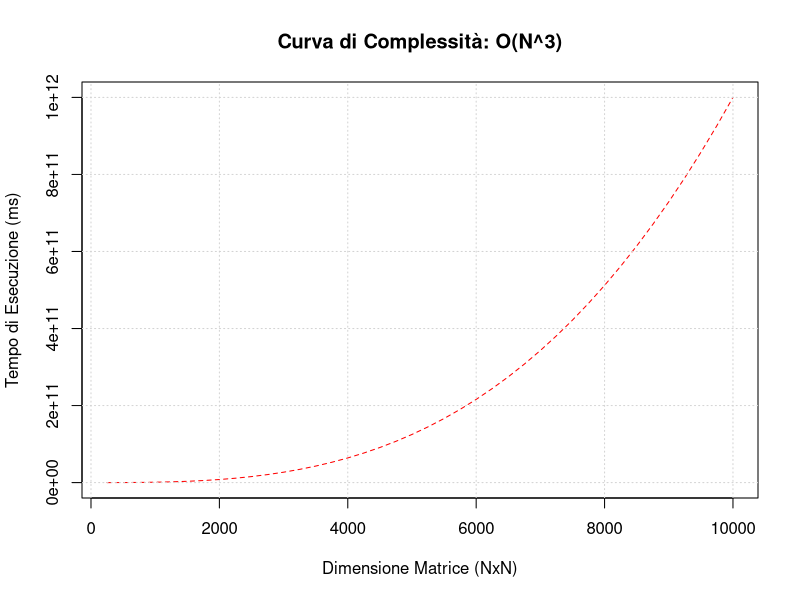
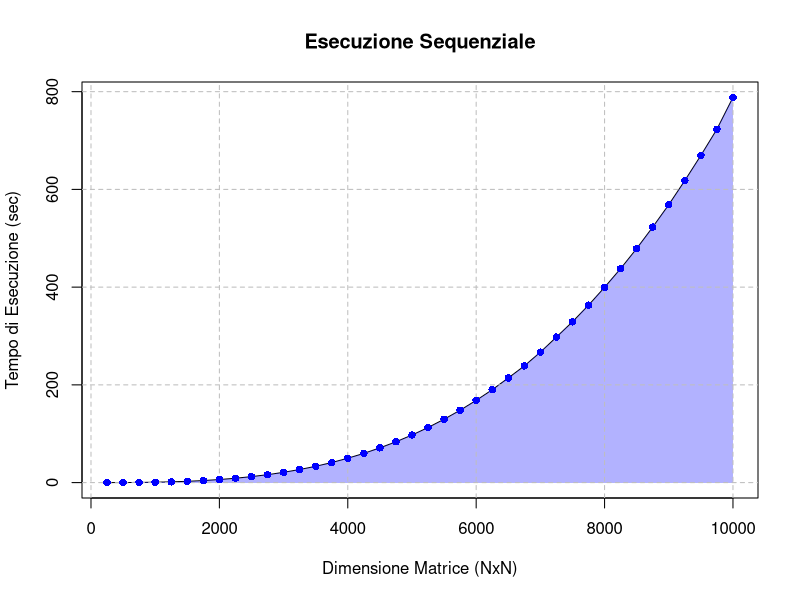

Recreate these plots in R, in order. (Note: this script raises an error after producing the figures.)
#install.packages("ggplot2") --> "Solo se non è già installata !"
library(ggplot2)


# N.B. Percorso relativo alla mia machina --> "Da modificare per testare !!!"
setwd("./")


# Carica i dati dai CSV
risultati_sequenziale <- read.csv("1) Risultati Sequenziale.csv", sep = ";", 
                                  header = TRUE, check.names = FALSE)
risultati_parallelo <- read.csv("2) Risultati Parallelo.csv", sep = ";", 
                                header = TRUE, check.names = FALSE)



################################################################################
################################### SEQUENZIALE ################################
################################################################################



################################################################################
# Calcola il valore minimo del tempo di esecuzione raggruppando per dimensione #
#     [ Questo permette di ripulire il dataset da valori fuorvianti!!! ]       #
################################################################################


minimi_tempi_sequenziale <- aggregate(`Tempo di Esecuzione (sec)` ~ `Dimensione Matrice (NxN)`, 
                                      data = risultati_sequenziale, FUN = min)

colnames(minimi_tempi_sequenziale) <- c("Dimensione Matrice (NxN)", "Tempo di Esecuzione (sec)")



png("Andamento Teorico.png")

# Curva Teorica dei tempi di esecuzione: O(N^3)
plot(minimi_tempi_sequenziale$`Dimensione Matrice (NxN)`, minimi_tempi_sequenziale$`Dimensione Matrice (NxN)`^3,
     type = "l", col = "red", lty = 2,
     main = "Curva di Complessità: O(N^3)",
     xlab = "Dimensione Matrice (NxN)", ylab = "Tempo di Esecuzione (ms)")

grid()

dev.off()



png("./Sequenziale/Tempo.png")

# Crea grafico sequenziale:
plot(minimi_tempi_sequenziale$`Dimensione Matrice (NxN)`, minimi_tempi_sequenziale$`Tempo di Esecuzione (sec)`,
     type = "l",
     main = "Esecuzione Sequenziale",
     xlab = "Dimensione Matrice (NxN)", ylab = "Tempo di Esecuzione (sec)")

polygon(c(minimi_tempi_sequenziale$`Dimensione Matrice (NxN)`, rev(minimi_tempi_sequenziale$`Dimensione Matrice (NxN)`)),
        c(minimi_tempi_sequenziale$`Tempo di Esecuzione (sec)`, rev(rep(0, length(minimi_tempi_sequenziale$`Tempo di Esecuzione (sec)`)))),
        col = rgb(0, 0, 1, alpha = 0.3), border = NA)

grid(lty = 2, col = "gray")

points(minimi_tempi_sequenziale$`Dimensione Matrice (NxN)`, minimi_tempi_sequenziale$`Tempo di Esecuzione (sec)`, col = "blue", pch = 16)

dev.off()



# Esporta il dataframe come un file CSV
write.csv(minimi_tempi_sequenziale, "./Sequenziale/Sequenziale Ripulito.csv", row.names = FALSE)





################################################################################
#################################### PARALLELO #################################
################################################################################



################################################################################
# Calcola il valore minimo del tempo di esecuzione raggruppando per dimensione #
#     [ Questo permette di ripulire il dataset da valori fuorvianti!!! ]       #
################################################################################


minimi_tempi_parallelo <- aggregate(`Tempo di Esecuzione (sec)` ~ `Dimensione Matrice (NxN)` + `Processi MPI` + `Threads OpenMP`, 
                                    data = risultati_parallelo, 
                                    FUN = min)

colnames(minimi_tempi_parallelo) <- c("Dimensione Matrice (NxN)", "Processi MPI", "Threads OpenMP", "Tempo Minimo")


# Filtra i dati per MPI 1
mpi1_data <- minimi_tempi_parallelo[minimi_tempi_parallelo$`Processi MPI` == 1, ]
mpi1_data$`Threads OpenMP` <- as.character(mpi1_data$`Threads OpenMP`)


ggplot(mpi1_data, aes(x = `Dimensione Matrice (NxN)`, y = `Tempo Minimo`, color = `Threads OpenMP`)) +
  geom_line() +
  geom_point() +
  labs(title = "Esecuzione Parallela - MPI 1", x = "Dimensione Matrice (NxN)", y = "Tempi di Esecuzione (sec)") +
  theme_minimal() +
  theme(plot.title = element_text(hjust = 0.5, face = "bold")) +
  scale_color_manual(name = "Threads OpenMP", values = c("4" = "green", "6" = "blue", "8" = "red", unique(mpi1_data$`Threads OpenMP`)))


# Filtra i dati per MPI 2
mpi2_data <- minimi_tempi_parallelo[minimi_tempi_parallelo$`Processi MPI` == 2, ]
mpi2_data$`Threads OpenMP` <- as.character(mpi2_data$`Threads OpenMP`)


ggplot(mpi2_data, aes(x = `Dimensione Matrice (NxN)`, y = `Tempo Minimo`, color = `Threads OpenMP`)) +
  geom_line() +
  geom_point() +
  labs(title = "Esecuzione Parallela - MPI 2", x = "Dimensione Matrice (NxN)", y = "Tempo di Esecuzione (sec)") +
  theme_minimal() +
  theme(plot.title = element_text(hjust = 0.5, face = "bold")) +
  scale_color_manual(name = "Threads OpenMP", values = c("4" = "green", "6" = "blue", "8" = "red", unique(mpi2_data$`Threads OpenMP`)))


#SPEEDUP:

dataset_statistiche <- merge(minimi_tempi_parallelo, minimi_tempi_sequenziale, by = "Dimensione Matrice (NxN)")

dataset_statistiche$Speedup <- dataset_statistiche$`Tempo di Esecuzione (sec)` / dataset_statistiche$`Tempo Minimo`
colnames(dataset_statistiche) <- c("Dimensione Matrice (NxN)", "Processi MPI", "Threads OpenMP", "Tempo Parallelo", "Tempo Sequenziale", "Speedup")

write.csv(dataset_statistiche, "./Parallelo/SpeedUP.csv", row.names = FALSE)



# Create plots separati per MPI 1 e MPI 2
plot_mpi1 <- ggplot(subset(dataset_statistiche, `Processi MPI` == 1), aes(x = `Dimensione Matrice (NxN)`, y = Speedup, color = factor(`Threads OpenMP`))) +
  geom_line() +
  geom_point() +
  labs(title = "SpeedUp - MPI 1", x = "Dimensione Matrice (NxN)", y = "Speedup", color = "Threads OpenMP") +
  theme_minimal() +
  theme(plot.title = element_text(hjust = 0.5, face = "bold")) +
  scale_color_manual(values = c("blue", "green", "red"))  # Set custom colors for threads

plot_mpi2 <- ggplot(subset(dataset_statistiche, `Processi MPI` == 2), aes(x = `Dimensione Matrice (NxN)`, y = Speedup, color = factor(`Threads OpenMP`))) +
  geom_line() +
  geom_point() +
  labs(title = "SpeedUp - MPI 2", x = "Dimensione Matrice (NxN)", y = "Speedup", color = "Threads OpenMP") +
  theme_minimal() +
  theme(plot.title = element_text(hjust = 0.5, face = "bold")) +
  scale_color_manual(values = c("blue", "green", "red"))  # Set custom colors for threads


ggsave("./Parallelo/MPI 1.png",plot_mpi1)
ggsave("./Parallelo/MPI 2.png",plot_mpi2)



dataset_statistiche$Efficienza <- (dataset_statistiche$Speedup / (dataset_statistiche$`Processi MPI` * dataset_statistiche$`Threads OpenMP`)) * 100

colnames(dataset_statistiche) <- c("Dimensione Matrice (NxN)", "Processi MPI", "Threads OpenMP", "Tempo Parallelo", "Tempo Sequenziale", "Speedup", "Efficienza (%)")


# Crea un oggetto per MPI 1 (Efficienza)
mpi1_data_efficiency <- ggplot(dataset_statistiche[dataset_statistiche$`Processi MPI` == 1, ], 
                               aes(x = `Dimensione Matrice (NxN)`, y = `Efficienza (%)`, color = factor(`Threads OpenMP`))) +
  geom_line() +
  geom_point() +
  labs(title = "Efficienza - MPI 1",
       x = "Dimensione Matrice (NxN)",
       y = "Efficienza (%)",
       color = "Threads OpenMP") +
  theme_minimal() +
  theme(plot.title = element_text(hjust = 0.5, face = "bold")) +
  scale_color_discrete(name = "Threads OpenMP", labels = c("8", "6", "4"))

# Crea un oggetto per MPI 2 (Efficienza)
mpi2_data_efficiency <- ggplot(dataset_statistiche[dataset_statistiche$`Processi MPI` == 2, ], 
                               aes(x = `Dimensione Matrice (NxN)`, y = `Efficienza (%)`, color = factor(`Threads OpenMP`))) +
  geom_line() +
  geom_point() +
  labs(title = "Efficienza - MPI 2",
       x = "Dimensione Matrice (NxN)",
       y = "Efficienza (%)",
       color = "Threads OpenMP") +
  theme_minimal() +
  theme(plot.title = element_text(hjust = 0.5, face = "bold")) +
  scale_color_discrete(name = "Threads OpenMP", labels = c("8", "6", "4"))


ggsave("./Parallelo/MPI 1 Eff.png",mpi1_data_efficiency)
ggsave("./Parallelo/MPI 2 Eff.png",mpi2_data_efficiency)



# Esporta il risultati come CSV
write.csv(minimi_tempi_parallelo, "./Parallelo/Parallelo Ripulito.csv", row.names = FALSE)
write.csv(mpi1_data, "./Parallelo/Parallelo MPI 1.csv", row.names = FALSE)
write.csv(mpi2_data, "./Parallelo/Parallelo MPI 2.csv", row.names = FALSE)





################################################################################
####################################### CUDA ###################################
################################################################################



################################################################################
# Calcola il valore minimo del tempo di esecuzione raggruppando per dimensione #
#     [ Questo permette di ripulire il dataset da valori fuorvianti!!! ]       #
################################################################################


risultati_cuda <- read.csv("3) Risultati CUDA.csv", sep = ";", 
                           header = TRUE, check.names = FALSE)



plot_cuda <- ggplot(risultati_cuda, aes(x = `Dimensione Matrice (NxN)`, y = `Tempo di Esecuzione (sec)`)) +
  geom_point(color = "red") +
  geom_line(color = "red") +
  labs(title = "Esecuzione - CUDA (con OpenMP = 2)",
       x = "Dimensione Matrice (NxN)",
       y = "Tempo di Esecuzione (sec)") +
  theme_minimal() +
  theme(plot.title = element_text(hjust = 0.5, face = "bold"))

ggsave("./CUDA/CUDA.png", plot_cuda)



#SPEEDUP:

dataset_statistiche_CUDA <- merge(risultati_cuda, minimi_tempi_sequenziale, by = "Dimensione Matrice (NxN)")

colnames(dataset_statistiche_CUDA) <- c("Dimensione Matrice (NxN)", "Tempo CUDA", "Tempo Sequenziale")

dataset_statistiche_CUDA$Speedup <- dataset_statistiche_CUDA$`Tempo Sequenziale` / dataset_statistiche_CUDA$`Tempo CUDA`

colnames(dataset_statistiche_CUDA) <- c("Dimensione Matrice (NxN)", "Tempo CUDA", "Tempo Sequenziale", "Speedup")




plot_C <- ggplot(dataset_statistiche_CUDA, aes(x = `Dimensione Matrice (NxN)`, y = `Speedup`)) +
  geom_point(color = "red") +
  geom_line(color = "red") +
  labs(title = "Esecuzione - CUDA (con OpenMP = 2)",
       x = "Dimensione Matrice (NxN)",
       y = "SpeedUp") +
  theme_minimal() +
  theme(plot.title = element_text(hjust = 0.5, face = "bold"))

ggsave("./CUDA/CUDA Speed.png", plot_C)



dataset_statistiche <- merge(dataset_statistiche, risultati_cuda[, c("Dimensione Matrice (NxN)", "Tempo di Esecuzione (sec)")] , by = "Dimensione Matrice (NxN)", suffixes = c("", "_CUDA"))

colnames(dataset_statistiche) <- c("Dimensione Matrice (NxN)", "Processi MPI", "Threads OpenMP", "Tempo Parallelo", "Tempo Sequenziale", "Speedup", "Efficienza (%)", "Tempo CUDA")



completo <- ggplot(dataset_statistiche, aes(x = `Dimensione Matrice (NxN)`, color = factor(`Threads OpenMP`))) +
  geom_line(aes(y = `Tempo Parallelo`, linetype = "Tempo Parallelo"), size = 0.5) +
  geom_line(aes(y = `Tempo Sequenziale`, linetype = "Tempo Sequenziale"), color = "black", size = 0.5) +
  geom_line(aes(y = `Tempo CUDA`, linetype = "Tempo CUDA"), color = "red", size = 0.5) +
  labs(title = "Esecuzione Parallela vs Sequenziale vs CUDA",
       x = "Dimensione Matrice (NxN)",
       y = "Tempo di Esecuzione (sec)") +
  theme_minimal() +
  theme(plot.title = element_text(hjust = 0.5, face = "bold")) +
  scale_color_manual(name = "Threads OpenMP", values = c("4" = "green", "6" = "blue", "8" = "red")) +
  scale_linetype_manual(name = "", values = c("Tempo Parallelo" = "solid", "Tempo Sequenziale" = "dashed", "Tempo CUDA" = "dotted")) +
  facet_grid(`Processi MPI` ~ ., labeller = labeller(`Processi MPI` = c("1" = "MPI 1", "2" = "MPI 2")))

ggsave("Completo.png", completo)

